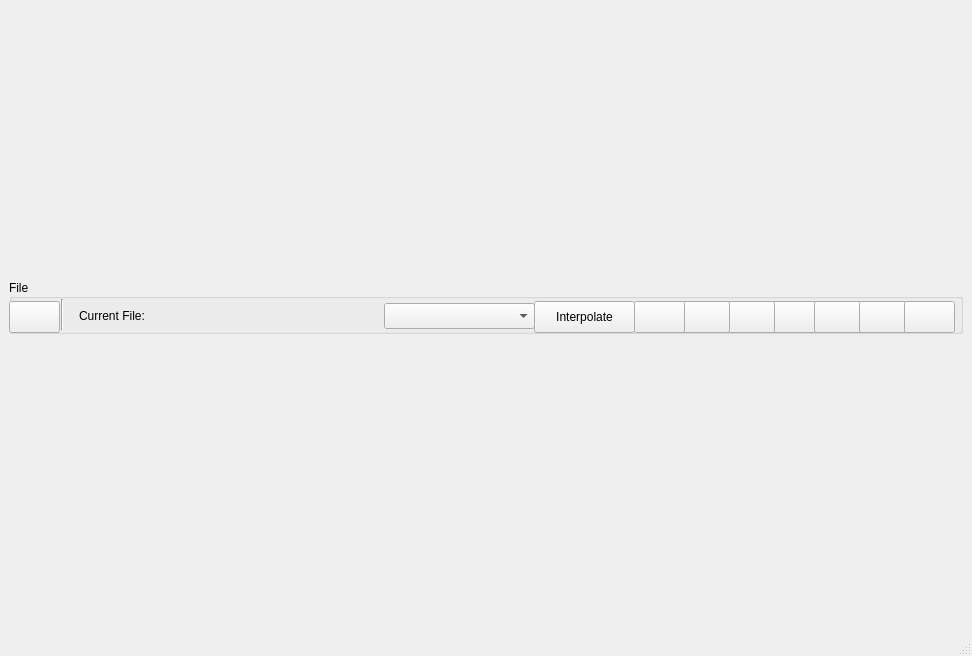
<?xml version="1.0" encoding="UTF-8"?>
<ui version="4.0">
 <class>MainWindow</class>
 <widget class="QMainWindow" name="MainWindow">
  <property name="geometry">
   <rect>
    <x>0</x>
    <y>0</y>
    <width>972</width>
    <height>656</height>
   </rect>
  </property>
  <property name="windowTitle">
   <string>BVH Viewer</string>
  </property>
  <widget class="QWidget" name="centralwidget">
   <layout class="QGridLayout" name="s_mainWindowGridLayout">
    <item row="1" column="0">
     <spacer name="horizontalSpacer">
      <property name="orientation">
       <enum>Qt::Horizontal</enum>
      </property>
      <property name="sizeHint" stdset="0">
       <size>
        <width>40</width>
        <height>20</height>
       </size>
      </property>
     </spacer>
    </item>
    <item row="0" column="0">
     <widget class="QGroupBox" name="groupBox">
      <property name="sizePolicy">
       <sizepolicy hsizetype="Expanding" vsizetype="Preferred">
        <horstretch>0</horstretch>
        <verstretch>0</verstretch>
       </sizepolicy>
      </property>
      <property name="maximumSize">
       <size>
        <width>16777215</width>
        <height>55</height>
       </size>
      </property>
      <property name="title">
       <string>File</string>
      </property>
      <property name="alignment">
       <set>Qt::AlignLeading|Qt::AlignLeft|Qt::AlignVCenter</set>
      </property>
      <property name="flat">
       <bool>false</bool>
      </property>
      <property name="checkable">
       <bool>false</bool>
      </property>
      <widget class="QPushButton" name="m_loadButton">
       <property name="geometry">
        <rect>
         <x>0</x>
         <y>22</y>
         <width>51</width>
         <height>32</height>
        </rect>
       </property>
       <property name="text">
        <string/>
       </property>
       <property name="icon">
        <iconset resource="../bvhresources.qrc">
         <normaloff>:/icons/icons/load.png</normaloff>:/icons/icons/load.png</iconset>
       </property>
      </widget>
      <widget class="Line" name="line">
       <property name="geometry">
        <rect>
         <x>45</x>
         <y>20</y>
         <width>16</width>
         <height>31</height>
        </rect>
       </property>
       <property name="orientation">
        <enum>Qt::Vertical</enum>
       </property>
      </widget>
      <widget class="QPushButton" name="m_playButton">
       <property name="geometry">
        <rect>
         <x>760</x>
         <y>22</y>
         <width>51</width>
         <height>32</height>
        </rect>
       </property>
       <property name="text">
        <string/>
       </property>
       <property name="icon">
        <iconset resource="../bvhresources.qrc">
         <normaloff>:/icons/icons/play.png</normaloff>:/icons/icons/play.png</iconset>
       </property>
      </widget>
      <widget class="QPushButton" name="m_pauseButton">
       <property name="geometry">
        <rect>
         <x>805</x>
         <y>22</y>
         <width>51</width>
         <height>32</height>
        </rect>
       </property>
       <property name="sizePolicy">
        <sizepolicy hsizetype="Preferred" vsizetype="Fixed">
         <horstretch>0</horstretch>
         <verstretch>0</verstretch>
        </sizepolicy>
       </property>
       <property name="text">
        <string/>
       </property>
       <property name="icon">
        <iconset resource="../bvhresources.qrc">
         <normaloff>:/icons/icons/pause.png</normaloff>:/icons/icons/pause.png</iconset>
       </property>
      </widget>
      <widget class="QPushButton" name="m_backwardButton">
       <property name="geometry">
        <rect>
         <x>715</x>
         <y>22</y>
         <width>51</width>
         <height>32</height>
        </rect>
       </property>
       <property name="text">
        <string/>
       </property>
       <property name="icon">
        <iconset resource="../bvhresources.qrc">
         <normaloff>:/icons/icons/backward.png</normaloff>:/icons/icons/backward.png</iconset>
       </property>
      </widget>
      <widget class="QPushButton" name="m_forwardButton">
       <property name="geometry">
        <rect>
         <x>850</x>
         <y>22</y>
         <width>51</width>
         <height>32</height>
        </rect>
       </property>
       <property name="sizePolicy">
        <sizepolicy hsizetype="Preferred" vsizetype="Fixed">
         <horstretch>0</horstretch>
         <verstretch>0</verstretch>
        </sizepolicy>
       </property>
       <property name="text">
        <string/>
       </property>
       <property name="icon">
        <iconset resource="../bvhresources.qrc">
         <normaloff>:/icons/icons/forward.png</normaloff>:/icons/icons/forward.png</iconset>
       </property>
      </widget>
      <widget class="QLabel" name="m_filename">
       <property name="geometry">
        <rect>
         <x>160</x>
         <y>27</y>
         <width>191</width>
         <height>20</height>
        </rect>
       </property>
       <property name="text">
        <string/>
       </property>
      </widget>
      <widget class="QLabel" name="label">
       <property name="geometry">
        <rect>
         <x>70</x>
         <y>27</y>
         <width>81</width>
         <height>20</height>
        </rect>
       </property>
       <property name="text">
        <string>&lt;html&gt;&lt;head/&gt;&lt;body&gt;&lt;p&gt;&lt;span style=&quot; font-weight:600;&quot;&gt;Current File:&lt;/span&gt;&lt;/p&gt;&lt;/body&gt;&lt;/html&gt;</string>
       </property>
      </widget>
      <widget class="QComboBox" name="m_fileMenu">
       <property name="geometry">
        <rect>
         <x>375</x>
         <y>24</y>
         <width>151</width>
         <height>26</height>
        </rect>
       </property>
      </widget>
      <widget class="QPushButton" name="m_prevFrameButton">
       <property name="geometry">
        <rect>
         <x>670</x>
         <y>22</y>
         <width>51</width>
         <height>32</height>
        </rect>
       </property>
       <property name="text">
        <string/>
       </property>
       <property name="icon">
        <iconset resource="../bvhresources.qrc">
         <normaloff>:/icons/icons/previous.png</normaloff>:/icons/icons/previous.png</iconset>
       </property>
      </widget>
      <widget class="QPushButton" name="m_nextFrameButton">
       <property name="geometry">
        <rect>
         <x>895</x>
         <y>22</y>
         <width>51</width>
         <height>32</height>
        </rect>
       </property>
       <property name="sizePolicy">
        <sizepolicy hsizetype="Preferred" vsizetype="Fixed">
         <horstretch>0</horstretch>
         <verstretch>0</verstretch>
        </sizepolicy>
       </property>
       <property name="text">
        <string/>
       </property>
       <property name="icon">
        <iconset resource="../bvhresources.qrc">
         <normaloff>:/icons/icons/next.png</normaloff>:/icons/icons/next.png</iconset>
       </property>
      </widget>
      <widget class="QPushButton" name="m_blendButton">
       <property name="geometry">
        <rect>
         <x>525</x>
         <y>22</y>
         <width>101</width>
         <height>32</height>
        </rect>
       </property>
       <property name="text">
        <string>Interpolate</string>
       </property>
      </widget>
      <widget class="QPushButton" name="m_resetAnimation">
       <property name="geometry">
        <rect>
         <x>625</x>
         <y>22</y>
         <width>51</width>
         <height>32</height>
        </rect>
       </property>
       <property name="text">
        <string/>
       </property>
       <property name="icon">
        <iconset resource="../bvhresources.qrc">
         <normaloff>:/icons/icons/reset.png</normaloff>:/icons/icons/reset.png</iconset>
       </property>
      </widget>
     </widget>
    </item>
   </layout>
  </widget>
  <widget class="QMenuBar" name="menubar">
   <property name="geometry">
    <rect>
     <x>0</x>
     <y>0</y>
     <width>972</width>
     <height>22</height>
    </rect>
   </property>
  </widget>
  <widget class="QStatusBar" name="statusbar"/>
 </widget>
 <resources>
  <include location="../bvhresources.qrc"/>
 </resources>
 <connections/>
</ui>
